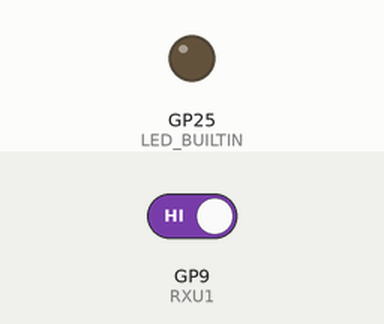
Recording of a sketch running on a simulated Raspberry Pi Pico. On the bench: output pins drawn as LEDs (lit = HIGH). The test bench sets the inputs (shaded band); at power-on: GP9 (RXU1) HIGH.

Above: at 1.2 s.
1.3 s: GP9 (RXU1) driven LOW
At 2.1 s:
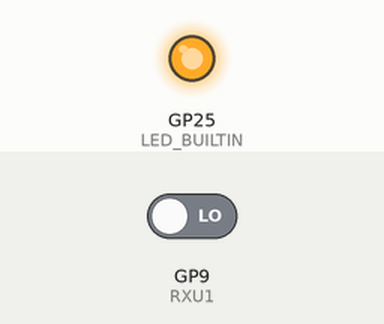
Timing chart, 0 to 4.3 s (numbered marks = the images above; inputs shaded):
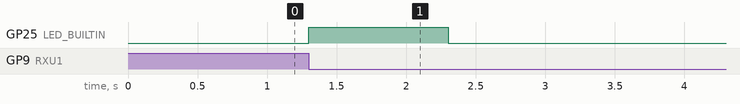

Measured:
- after the input at 1.3 s, GP25 (LED_BUILTIN): LOW → HIGH at once, → LOW 1.0 s later

The sketch:

pico_slave.ino
```cpp
#define TXU1       8
#define RXU1       9
int BERICHT=LOW;


#include <string.h>

void setup() {

    pinMode(LED_BUILTIN, OUTPUT);
    Serial2.setTX(8);
    Serial2.setRX(9);

    Serial.begin(9600);
    Serial2.begin(9600);

    attachInterrupt(digitalPinToInterrupt(RXU1), msg, FALLING);

}

void msg(){
  BERICHT = HIGH;
}


/*
  //checks if msg is for this pico
  if(rec.startsWith("1"))
  {
        Serial.println("Msg is for me");
        //compares what characters after id are
        if (rec.substring(1 , 5) == "Hallo")
        {
            Serial.println("Msg is Hallo");
        }
  }
*/

void loop() {

  if(BERICHT == HIGH){
    digitalWrite(LED_BUILTIN, HIGH);

    //read the incomming msg
    String rec = Serial2.readString();
    Serial.println(rec);
    //211:12-10-09-2003check 17-21
    //checks if msg is for this pico
    if(rec.startsWith("1")) //change number for number of pico
    {
      Serial.println("Msg is for me");
      Serial2.println("Hoi");
      //this is where we add functions
      String date = rec.substring(1 , 16);

      if(rec.substring(17, 18) == "0"){ // 17 -> 0 is for default keepalive check
        Serial2.println("1alive");
        Serial.println("1alive");
      }
      else if(rec.substring(17, 18) == "1"){ //17 -> 1 is for changing the colour of the led.
        String colour = rec.substring(18, 19); //assign number per colour
        //Here code for changing the colour to the new one.
        Serial2.println("1done");
      }
      else if(rec.substring(17,18 ) == "2"){ //17 -> 2 is for sending data to the master
        Serial.println("1Blablabla dit is de data");
        Serial2.println("1Blablabla dit is de data");
      }

    }
    BERICHT = LOW;
    digitalWrite(LED_BUILTIN, LOW);

  }
 // digitalWrite(LED_BUILTIN, HIGH);
}
```
